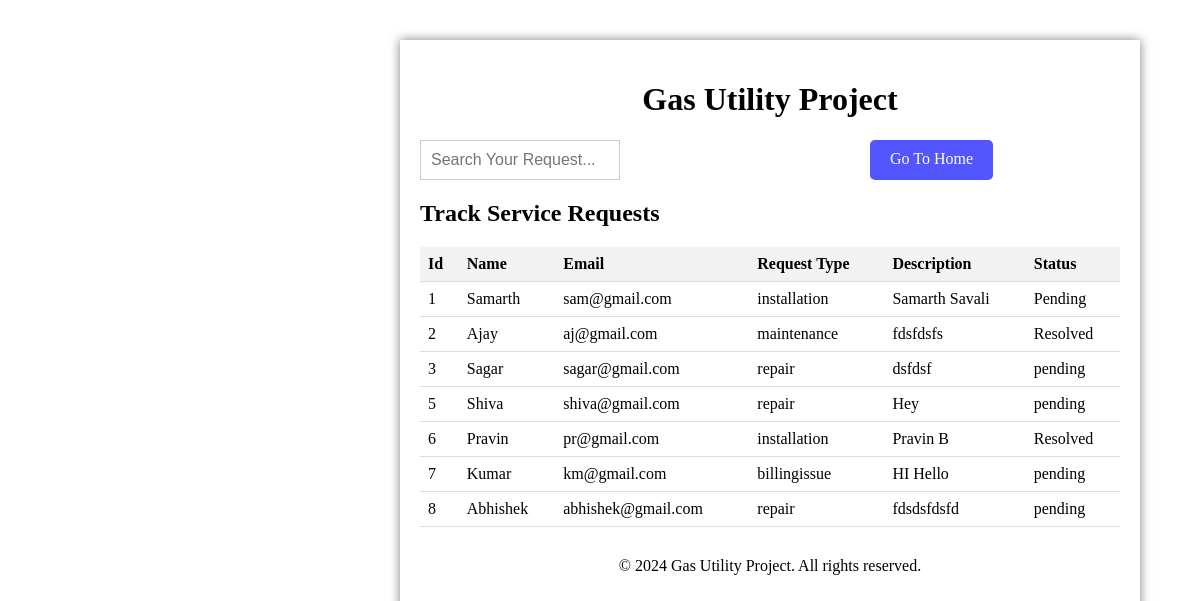
/track_request/, run on an earlier commit of the app's database.
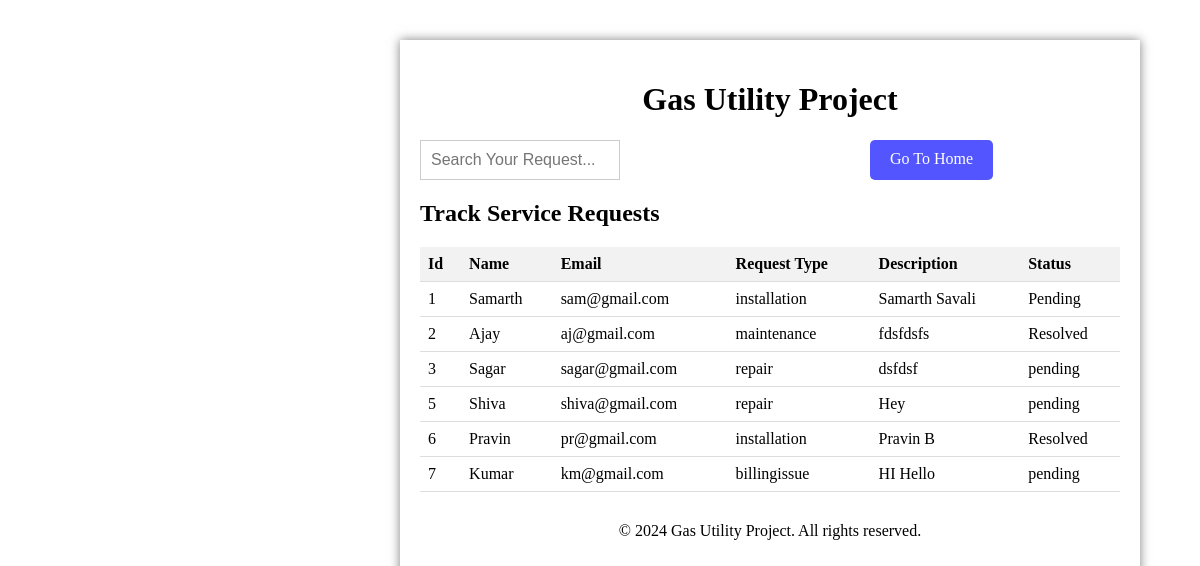
And on a later commit of the database.
### service_requests/models.py (models this page shows, shortened)
class ServiceRequest(models.Model):
    REQUEST_TYPES = (
        ('repair', 'Repair'),
        ('installation', 'Installation'),
        ('maintenance', 'Maintenance'),
        ('billingissue', 'BillingIssue'),
    )
    customer_name = models.CharField(max_length=100)
    customer_email = models.EmailField()
    request_type = models.CharField(max_length=20, choices=REQUEST_TYPES)
    description = models.TextField()
    file = models.FileField(upload_to='service_requests/', null=True, blank=True)
    status = models.CharField(max_length=20, default='pending')
    created_at = models.DateTimeField(auto_now_add=True)
    updated_at = models.DateTimeField(auto_now=True)

### service_requests/views.py (the view)
# urls.py: path('track_request/', views.track_request, name='track_request'),
def track_request(request):
    q = request.GET.get('q') if request.GET.get('q') != None else ''
    servicerequests = ServiceRequest.objects.filter(
        Q(customer_email__icontains=q) |
        Q(customer_name__icontains=q)
    )
    context = {'servicerequests': servicerequests}
    return render(request, 'service_requests/track_request.html', context)

### service_requests/templates/service_requests/track_request.html (shortened to what this page needs)
{% extends 'base.html' %}
{% block content %}
  <div>
    <form method="GET" action="{% url 'track_request' %}">
      <input type="text" name="q" placeholder="Search Your Request..."  />
    </form>
    <a href="{% url 'customer' %}">Go To Home</a>
  </div>
  <h2>Track Service Requests</h2>
  <table>
    <thead>
      <tr>
        <th>Id</th>
        <th>Name</th>
        <th>Email</th>
        <th>Request Type</th>
        <th>Description</th>
        <th>Status</th>
      </tr>
    </thead>
    <tbody>
      {% for servicerequest in servicerequests %}
        <tr>
          <td>{{servicerequest.id}}</td>
          <td>{{servicerequest.customer_name}}</td>
          <td>{{servicerequest.customer_email}}</td>
          <td>{{servicerequest.request_type}}</td>
          <td>{{servicerequest.description}}</td>
          <td>{{servicerequest.status}}</td>
        </tr>
      {% endfor %}
    </tbody>
  </table>
{% endblock %}

### templates/base.html (shortened to what this page needs)
<!DOCTYPE html>
<html>
<head>
</head>
<body class="box">
    <header>
        <h1 id="title">Gas Utility Project</h1>
    </header>
    <main>
        {% block content %}{% endblock %}
    </main>
    <footer>
        <p id="footer">&copy; 2024 Gas Utility Project. All rights reserved.</p>
    </footer>
</body>
</html>

### service_requests/templates/service_requests/track_request.html (style rules this page uses)
a { display: inline-block; padding: 10px 20px; background-color: #5356FF; color: white; text-align: center; text-decoration: none; border: none; border-radius: 5px; cursor: pointer; margin-left: 250px; }
div { display: flex; }
th { height: 100%; }
table { width: 100%; border-collapse: collapse; }
tr { border-bottom: 1px solid #ddd; }
td, th { padding: 8px; text-align: left; }
th { background-color: #f2f2f2; font-weight: bold; }
input[type="text"] { width: 200px; padding: 10px; border: 1px solid #ccc; box-sizing: border-box; font-size: 16px; }

What changed in the data, as far as the page shows it:
removed ServiceRequest: id "8", customer_name "Abhishek", customer_email "abhishek@gmail.com", request_type "repair", description "fdsdsfdsfd", status "pending"
